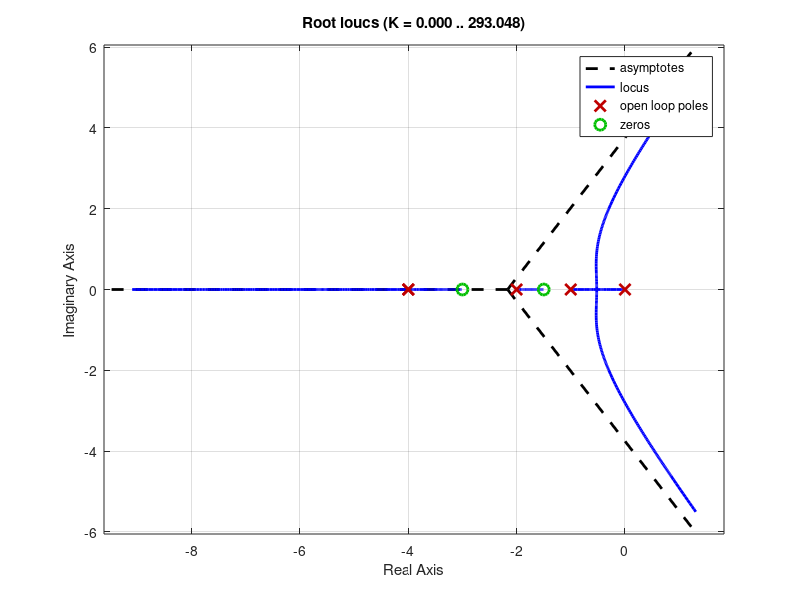
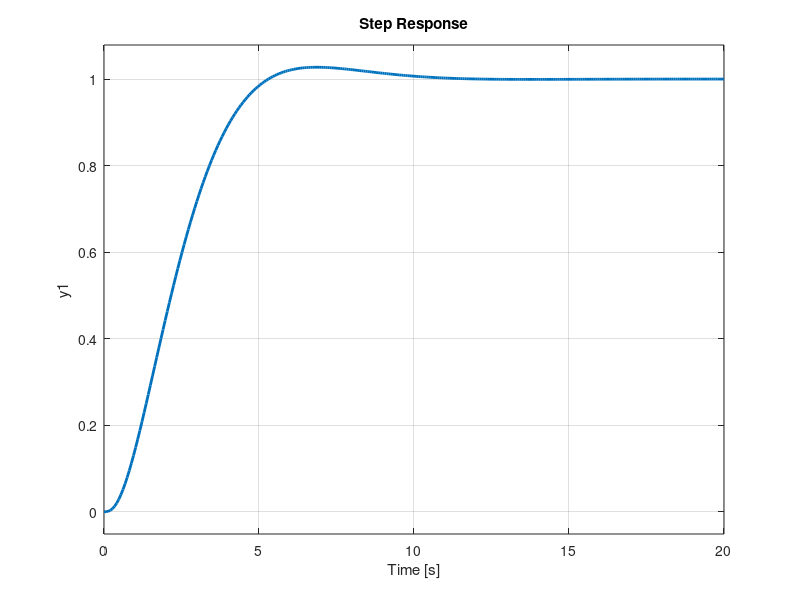

Recreate these plots in MATLAB, in order.
s = tf('s');
T = (s+3)/(s*(s+1)*(s+2)*(s+4))
Kle = 3.2*((s+1.5)/(s+4));
sys_cl = feedback(Kle*T,1);
figure(1);
rlocus(Kle*T/3.2)
set(findall(gca,'type','line'), 'markersize', 8, 'linewidth', 2);
figure(2);
step(sys_cl)
set(findall(gca,'type','line'), 'markersize', 8, 'linewidth', 2);
